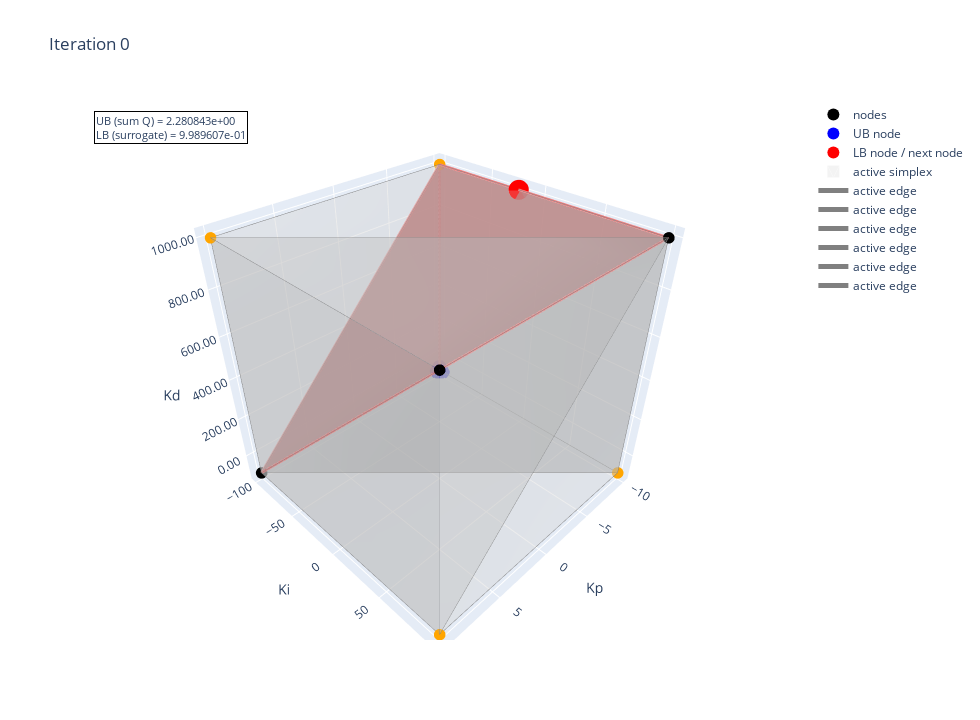
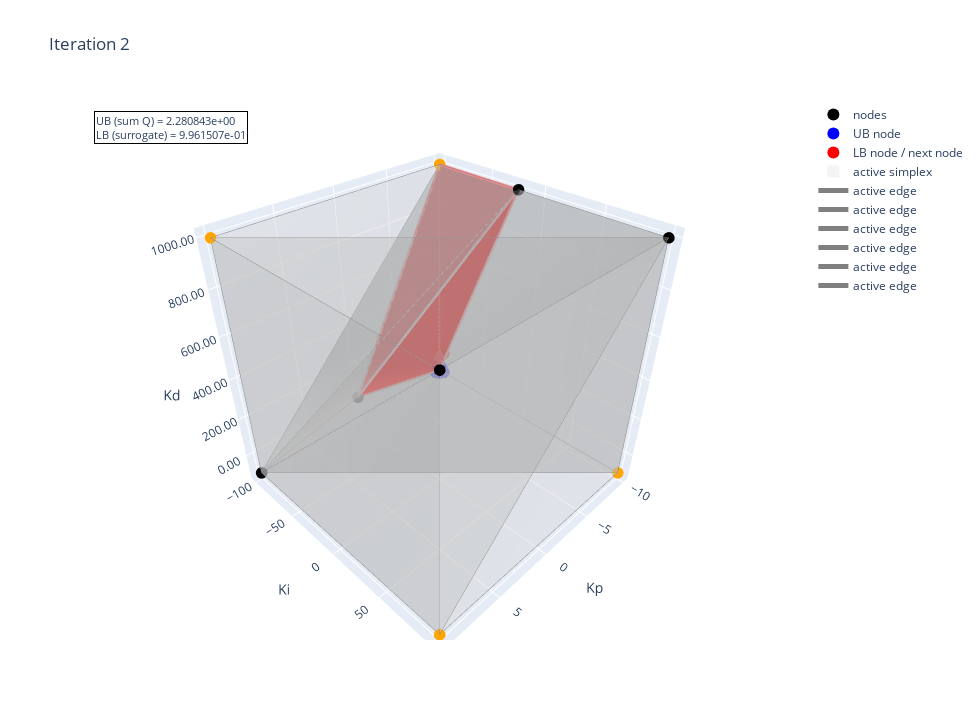
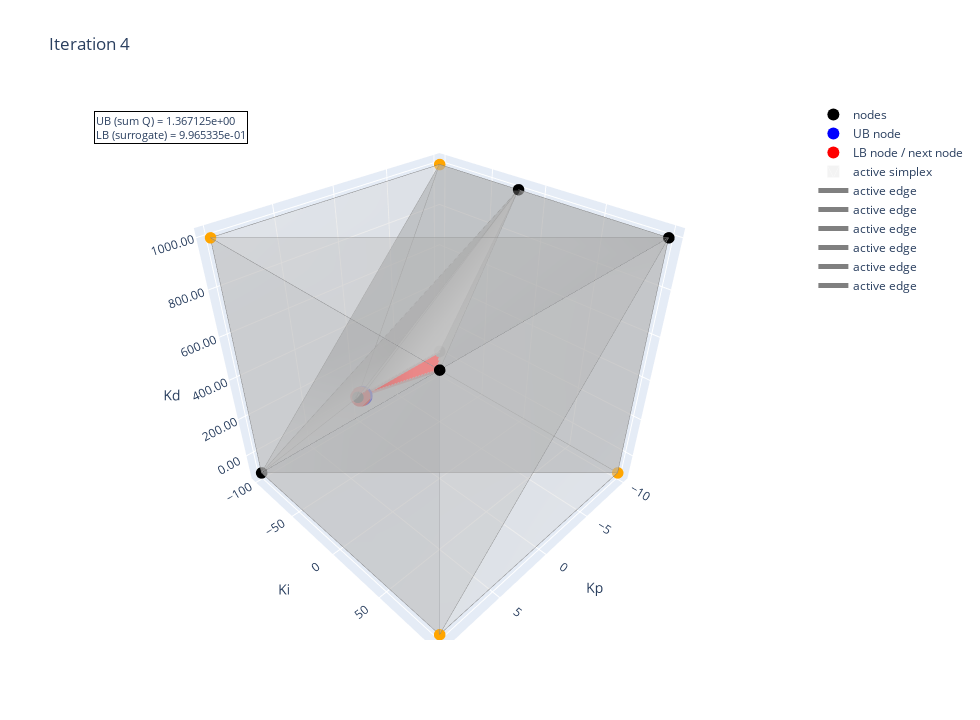
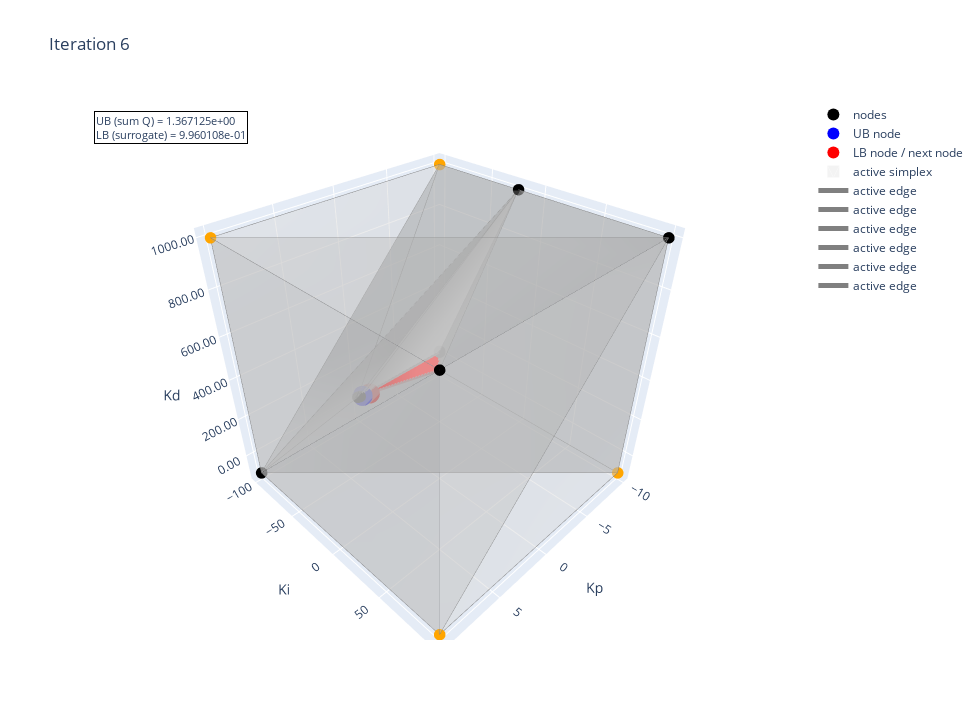

The cell these charts' notebook holds for them, in order:
### Code cell
from time import perf_counter  

from modeling import build_models_from_csv
from bundles import BaseBundle, MSBundle
from utils import (
    tighten_bounds_one_model,
    MIN_DIST, ACTIVE_TOL, GAP_STOP_TOL,
)
from simplex_specialstart import run_pid_simplex_3d

# setup scenario number and target_nodes
csv_path       = "data-debug.csv"
max_scenarios  = 1
target_nodes   = 40


bounds={
    "Kp": (-1, 0),
    "Ki": (-101, -99),
    "Kd": (0, 1),
    "x": (-2.5, 2.5),
    "u": (-5.0, 5.0),
    "e": (None, None),
    "I": (None, None),
}
bounds={
    "Kp": (-10.0, 10.0),
    "Ki": (-100.0, 100.0),
    "Kd": (-100.0, 1000.0),
    "x": (-2.5, 2.5),
    "u": (-5.0, 5.0),
    "e": (None, None),
    "I": (None, None),
}

weights = (10.0, 0.01)


# ====== stage 1：load data and generate models ======
T   = 15.0          
nfe = 20            

t_load0 = perf_counter()
model_list, first_stg_vars_list, m_tmpl_list, nfe = build_models_from_csv(
    csv_path=csv_path,
    T=T,
    nfe=nfe,
    weights=weights,
    bounds=bounds,
    sp0=0.0,
    sp1=0.5,
    tau_xs_col="tau_xs",
    tau_us_col="tau_us",
    tau_ds_col="tau_ds",          
    disturb_prefix="disturbance_",
    setpoint_change_col="setpoint_change",
    max_scenarios=max_scenarios,
    skip=0,
)
t_load1 = perf_counter()
print(f"[Time] Data load & scenario build: {t_load1 - t_load0:.3f}s")


# ====== stage 1.5：FBBT / OBBT ======
# same as snog: FBBT open,OBBT open
obbt_solver_opts = {
    "NonConvex": 2,
    "MIPGap": 1,     
    "TimeLimit": 15   
}
for m, yvars in zip(model_list, first_stg_vars_list):
    tighten_bounds_one_model(m, yvars,
                             use_fbbt=False,
                             use_obbt=False,
                             obbt_solver_name="gurobi",
                             obbt_solver_opts=obbt_solver_opts,
                             max_rounds=3, tol=1e-6, verbose=True)

# ====== stage 2: Persistent Solver Packaging ======
ub_options = {
    'NonConvex': 2,        
}
lb_options = {
    'NonConvex': 2,
    'MIPGap': 1e-1,            
    'TimeLimit': 15    
}

t_wrap0 = perf_counter()
base_bundles = [BaseBundle(m, ub_options) for m in model_list]  
ms_bundles   = [MSBundle(m, yvars, lb_options) for m, yvars in zip(model_list, first_stg_vars_list)]  # LB 侧
t_wrap1 = perf_counter()
print(f"[Time] Persistent wrapper (GurobiPersistent) setup: {t_wrap1 - t_wrap0:.3f}s")

# ====== stage 3：main loop ======
agg_bundle = None  

t_run0 = perf_counter()
hist = run_pid_simplex_3d(
    base_bundles=base_bundles,
    ms_bundles=ms_bundles,
    model_list=model_list,
    first_vars_list=first_stg_vars_list,
    target_nodes=target_nodes,
    min_dist=0,
    active_tol=ACTIVE_TOL,
    verbose=True,
    agg_bundle=agg_bundle,
    gap_stop_tol=1e-3,
    plot_every=2,
    use_exact_opt=False,
    exact_solver_name="gurobi",
    exact_solver_opts={"NonConvex": 2, "TimeLimit": 60},
)
t_run1 = perf_counter()
print(f"[Time] Main loop total: {t_run1 - t_run0:.3f}s")

# ====== print output ======
print("\n==== Done ====")
print(f"Total nodes: {len(hist['nodes'])}")
print(f"Best UB: {min(hist['UB_hist']) if hist['UB_hist'] else None}")
print(f"Last LB: {hist['LB_hist'][-1] if hist['LB_hist'] else None}")
